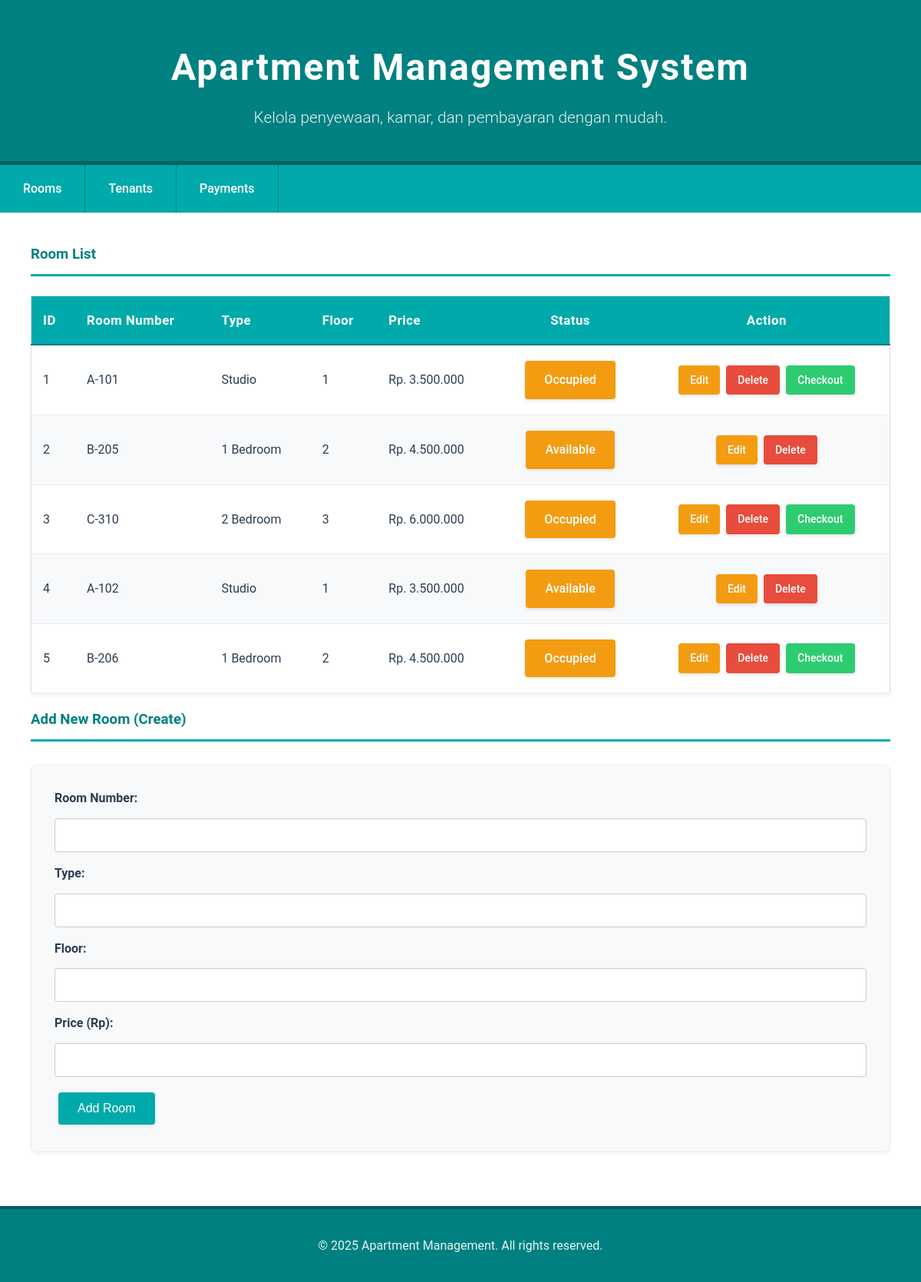
The page /?page=rooms on the database its author committed.
### tables this page shows
CREATE TABLE rooms (
    id INT AUTO_INCREMENT PRIMARY KEY,
    available BOOLEAN NOT NULL DEFAULT TRUE,
    room_number VARCHAR(10) NOT NULL UNIQUE,
    floor INT NOT NULL,
    price DECIMAL(10, 2) NOT NULL,
    type VARCHAR(50) NOT NULL
);

### config/db.php (called while the page is built, shortened)
<?php
class Database {
    private $host = "localhost";
    private $username = "root";
    private $password = "";
    private $dbname = "db_apartment";
    public function __construct() {
        try {
            $this->conn = new PDO("mysql:host=$this->host;dbname=$this->dbname", $this->username, $this->password);
        } catch (PDOException $e) {
            echo "Connection failed: " . $e->getMessage();
        }
    }
}
?>

### class/Room.php (called while the page is built, shortened)
<?php
require_once 'config/db.php';
class Room {
    private $db;
    public function __construct() {
        $this->db = (new Database())->conn;
    }
    public function getAllRooms() {
        $stmt = $this->db->query("SELECT * FROM rooms");
        return $stmt->fetchAll(PDO::FETCH_ASSOC);
    }
}
?>

### view/rooms.php (the view, shortened to what this page needs)
<h3>Room List</h3>
<table border="0">
    <thead>
        <tr>
            <th>ID</th>
            <th>Room Number</th>
            <th>Type</th>
            <th>Floor</th>
            <th>Price</th>
            <th class="text-center">Status</th>
            <th class="text-center">Action</th>
        </tr>
    </thead>
    <tbody>
    <?php foreach ($room->getAllRooms() as $r): ?>
    <tr>
        <td><?= $r['id'] ?></td>
        <td><?= $r['room_number'] ?></td>
        <td><?= $r['type'] ?></td>
        <td><?= $r['floor'] ?></td>
        <td>Rp. <?= number_format($r['price'], 0, ',', '.') ?></td>
        <td class="text-center">
            <span class="btn btn-warning btn-sm <?= $r['available'] ? 'btn-success' : 'btn-danger' ?>">
                <?= $r['available'] ? 'Available' : 'Occupied' ?>
            </span>
        </td>
        <td class="table-actions text-center">
            <a href="?page=edit_room&id=<?= $r['id'] ?>" class="btn btn-warning btn-sm">Edit</a>
            <a href="?delete_room=<?= $r['id'] ?>" class="btn btn-danger btn-sm" onclick="return confirm('Yakin ingin menghapus kamar ini?');">Delete</a>
            <?php if (!$r['available']): ?>
                <a href="?checkout=<?= $r['id'] ?>" class="btn btn-sm btn-success">Checkout</a>
            <?php endif; ?>
        </td>
    </tr>
    <?php endforeach; ?>
    </tbody>
</table>
<h3 class="mt-20">Add New Room (Create)</h3>
<form method="POST">
    <label>Room Number:</label><input type="text" name="room_number" required>
    <label>Type:</label><input type="text" name="type" required>
    <label>Floor:</label><input type="number" name="floor" required>
    <label>Price (Rp):</label><input type="number" name="price" required>
    <button type="submit" name="create_room">Add Room</button>
</form>

### index.php (shortened to what this page needs)
<?php
require_once 'class/Room.php';
$room = new Room();
?>
<!DOCTYPE html>
<html lang="en">
<head>
    <link rel="stylesheet" href="style.css">
</head>
<body>
    <div class="container"> <?php include 'view/header.php'; ?>
        <nav style="display: flex;">
            <a href="?page=rooms">Rooms</a>
            <a href="?page=tenants">Tenants</a>
            <a href="?page=payments">Payments</a>
        </nav>
        <main>
            <?php
            if (isset($_GET['page'])) {
                $page = $_GET['page'];
                if ($page == 'rooms') include 'view/rooms.php';
                elseif ($page == 'tenants') include 'view/tenants.php';
                elseif ($page == 'payments') include 'view/payments.php';
                elseif ($page == 'edit_room' && isset($_GET['id'])) include 'view/edit_room.php';
                elseif ($page == 'edit_tenant' && isset($_GET['id'])) include 'view/edit_tenant.php';
            } else {
                echo '<h2>Welcome to Apartment Management Dashboard</h2><p>Pilih menu di atas untuk memulai pengelolaan.</p>';
            }
            ?>
        </main>
        <?php include 'view/footer.php'; ?>
    </div> </body>
</html>

### view/header.php
<header>
    <h1>Apartment Management System</h1>
    <p>Kelola penyewaan, kamar, dan pembayaran dengan mudah.</p>
</header>

### view/footer.php
<footer>
    <p>&copy; 2025 Apartment Management. All rights reserved.</p>
</footer>

### style.css (style rules this page uses)
* { margin: 0; padding: 0; box-sizing: border-box; }
body { font-family: 'Roboto', 'Segoe UI', Tahoma, Geneva, Verdana, sans-serif; background-color: #f0f3f5; color: #2c3e50; line-height: 1.6; min-height: 100vh; }
.container { max-width: 1200px; margin: 0 auto; background-color: white; min-height: 100vh; box-shadow: 0 0 25px rgba(0, 0, 0, 0.15); }
header { background-color: #008080; color: white; text-align: center; padding: 50px 20px 40px; border-bottom: 5px solid #005f5f; }
header h1 { font-size: 3em; font-weight: 700; margin-bottom: 10px; letter-spacing: 2px; }
header p { font-size: 1.3em; opacity: 0.9; font-weight: 300; }
nav { background-color: #00AAAA; padding: 0; box-shadow: 0 2px 5px rgba(0, 0, 0, 0.1); }
nav a { color: white; text-decoration: none; padding: 18px 30px; display: block; transition: all 0.3s ease; font-weight: 500; border-right: 1px solid #008080; }
main { padding: 40px; background-color: white; }
h2, h3 { color: #008080; margin-bottom: 25px; font-weight: 700; border-bottom: 3px solid #00AAAA; padding-bottom: 10px; }
table { width: 100%; border-collapse: collapse; margin: 0; background-color: white; border: 1px solid #ddd; box-shadow: 0 4px 6px rgba(0, 0, 0, 0.05); }
th { background-color: #00AAAA; color: white; padding: 18px 15px; text-align: left; font-weight: 600; font-size: 1.05em; letter-spacing: 0.5px; border-bottom: 2px solid #008080; }
td { padding: 15px; border-bottom: 1px solid #e9ecef; transition: background-color 0.2s ease; vertical-align: middle; }
tbody tr:nth-child(even) { background-color: #f8f9fa; }
form { background-color: #f8f9fa; padding: 30px; margin: 30px 0; border: 1px solid #e9ecef; border-radius: 8px; box-shadow: 0 2px 4px rgba(0, 0, 0, 0.05); }
input, select, textarea { width: 100%; padding: 12px 15px; margin: 8px 0 15px 0; border: 1px solid #ccc; border-radius: 4px; font-size: 16px; transition: border-color 0.3s ease; background-color: white; }
label { font-weight: 600; color: #2c3e50; margin-bottom: 5px; display: block; }
button, .btn { background-color: #00AAAA; color: white; padding: 12px 25px; border: none; border-radius: 4px; cursor: pointer; font-size: 16px; font-weight: 500; transition: all 0.3s ease; text-decoration: none; display: inline-block; margin: 5px; box-shadow: 0 2px 4px rgba(0, 0, 0, 0.1); }
.btn-danger { background-color: #e74c3c; }
.btn-success { background-color: #2ecc71; }
.btn-warning { background-color: #f39c12; color: white; }
footer { background-color: #008080; color: white; text-align: center; padding: 30px; border-top: 4px solid #005f5f; margin-top: 0; }
footer p { margin: 5px 0; opacity: 0.9; }
.table-actions { white-space: nowrap; }
.table-actions .btn { margin: 2px; padding: 8px 15px; font-size: 14px; }
.text-center { text-align: center; }
.mt-20 { margin-top: 20px; }

### rows shown on the page
rooms: id "1", room_number "A-101", type "Studio", floor "1", price "3.500.000", available "Occupied"
rooms: id "2", room_number "B-205", type "1 Bedroom", floor "2", price "4.500.000", available "Available"
rooms: id "3", room_number "C-310", type "2 Bedroom", floor "3", price "6.000.000", available "Occupied"
rooms: id "4", room_number "A-102", type "Studio", floor "1", price "3.500.000", available "Available"
rooms: id "5", room_number "B-206", type "1 Bedroom", floor "2", price "4.500.000", available "Occupied"
